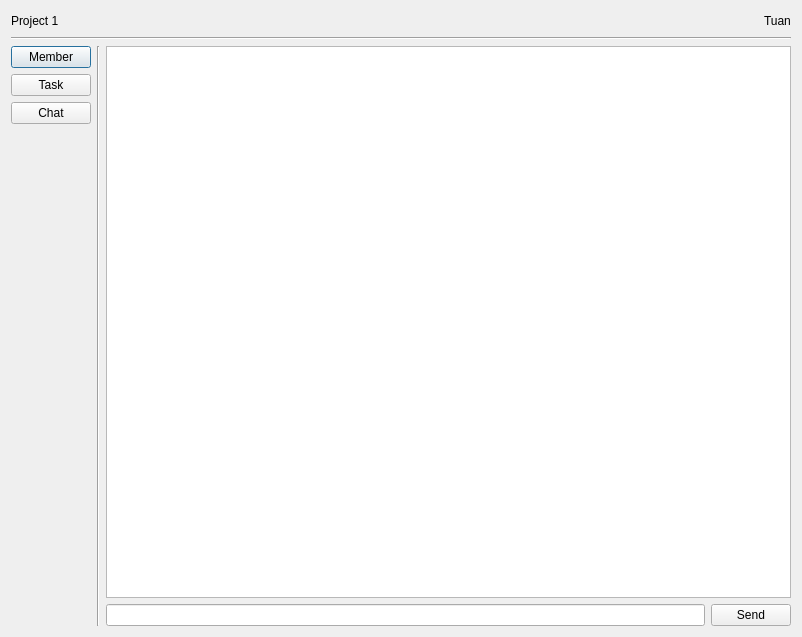
<?xml version="1.0" encoding="UTF-8"?>
<ui version="4.0">
 <class>chatscreen</class>
 <widget class="QDialog" name="chatscreen">
  <property name="geometry">
   <rect>
    <x>0</x>
    <y>0</y>
    <width>802</width>
    <height>637</height>
   </rect>
  </property>
  <property name="windowTitle">
   <string>Dialog</string>
  </property>
  <layout class="QVBoxLayout" name="verticalLayout_3">
   <item>
    <layout class="QHBoxLayout" name="horizontalLayout_4">
     <item>
      <widget class="QLabel" name="label_7">
       <property name="text">
        <string>Project 1</string>
       </property>
      </widget>
     </item>
     <item>
      <spacer name="horizontalSpacer_6">
       <property name="orientation">
        <enum>Qt::Horizontal</enum>
       </property>
       <property name="sizeHint" stdset="0">
        <size>
         <width>498</width>
         <height>20</height>
        </size>
       </property>
      </spacer>
     </item>
     <item>
      <widget class="QLabel" name="label_8">
       <property name="text">
        <string>Tuan</string>
       </property>
      </widget>
     </item>
    </layout>
   </item>
   <item>
    <widget class="Line" name="line_7">
     <property name="orientation">
      <enum>Qt::Horizontal</enum>
     </property>
    </widget>
   </item>
   <item>
    <layout class="QHBoxLayout" name="horizontalLayout_3">
     <item>
      <layout class="QHBoxLayout" name="horizontalLayout_2">
       <item>
        <layout class="QVBoxLayout" name="verticalLayout_2">
         <item>
          <widget class="QPushButton" name="pushButton_17">
           <property name="text">
            <string>Member</string>
           </property>
          </widget>
         </item>
         <item>
          <widget class="QPushButton" name="pushButton_18">
           <property name="text">
            <string>Task</string>
           </property>
          </widget>
         </item>
         <item>
          <widget class="QPushButton" name="pushButton_19">
           <property name="text">
            <string>Chat</string>
           </property>
          </widget>
         </item>
         <item>
          <spacer name="verticalSpacer_4">
           <property name="orientation">
            <enum>Qt::Vertical</enum>
           </property>
           <property name="sizeHint" stdset="0">
            <size>
             <width>20</width>
             <height>328</height>
            </size>
           </property>
          </spacer>
         </item>
        </layout>
       </item>
       <item>
        <widget class="Line" name="line_8">
         <property name="orientation">
          <enum>Qt::Vertical</enum>
         </property>
        </widget>
       </item>
      </layout>
     </item>
     <item>
      <layout class="QVBoxLayout" name="verticalLayout">
       <item>
        <widget class="QTableView" name="tableView_4"/>
       </item>
       <item>
        <layout class="QHBoxLayout" name="horizontalLayout">
         <item>
          <widget class="QLineEdit" name="lineEdit_2"/>
         </item>
         <item>
          <widget class="QPushButton" name="pushButton_20">
           <property name="text">
            <string>Send</string>
           </property>
          </widget>
         </item>
        </layout>
       </item>
      </layout>
     </item>
    </layout>
   </item>
  </layout>
 </widget>
 <resources/>
 <connections/>
</ui>
